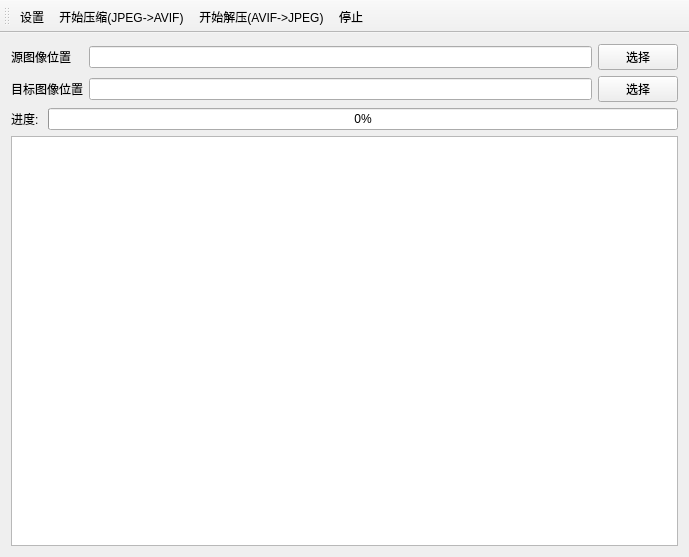
<?xml version="1.0" encoding="UTF-8"?>
<ui version="4.0">
 <class>MainWindow</class>
 <widget class="QMainWindow" name="MainWindow">
  <property name="geometry">
   <rect>
    <x>0</x>
    <y>0</y>
    <width>689</width>
    <height>557</height>
   </rect>
  </property>
  <property name="baseSize">
   <size>
    <width>700</width>
    <height>600</height>
   </size>
  </property>
  <property name="windowTitle">
   <string>图像格式批量转换</string>
  </property>
  <widget class="QWidget" name="centralWidget">
   <layout class="QVBoxLayout" name="verticalLayout">
    <item>
     <layout class="QGridLayout" name="gridLayout">
      <property name="topMargin">
       <number>0</number>
      </property>
      <item row="0" column="0">
       <widget class="QLabel" name="label">
        <property name="text">
         <string>源图像位置</string>
        </property>
       </widget>
      </item>
      <item row="0" column="2">
       <widget class="QPushButton" name="btnSourceSelect">
        <property name="text">
         <string>选择</string>
        </property>
       </widget>
      </item>
      <item row="0" column="1">
       <widget class="QLineEdit" name="lESrcLoc"/>
      </item>
      <item row="1" column="0">
       <widget class="QLabel" name="label_2">
        <property name="text">
         <string>目标图像位置</string>
        </property>
       </widget>
      </item>
      <item row="1" column="1">
       <widget class="QLineEdit" name="lEDstLoc"/>
      </item>
      <item row="1" column="2">
       <widget class="QPushButton" name="btnDestSelect">
        <property name="text">
         <string>选择</string>
        </property>
       </widget>
      </item>
     </layout>
    </item>
    <item>
     <layout class="QHBoxLayout" name="horizontalLayout_3">
      <property name="topMargin">
       <number>0</number>
      </property>
      <item>
       <widget class="QLabel" name="label_3">
        <property name="text">
         <string>进度: </string>
        </property>
       </widget>
      </item>
      <item>
       <widget class="QProgressBar" name="progressBar">
        <property name="value">
         <number>0</number>
        </property>
       </widget>
      </item>
     </layout>
    </item>
    <item>
     <widget class="QListWidget" name="listTerm"/>
    </item>
   </layout>
  </widget>
  <widget class="QToolBar" name="toolBar">
   <property name="windowTitle">
    <string>toolBar</string>
   </property>
   <attribute name="toolBarArea">
    <enum>TopToolBarArea</enum>
   </attribute>
   <attribute name="toolBarBreak">
    <bool>false</bool>
   </attribute>
   <addaction name="actionSettingsP"/>
   <addaction name="actionStartJpegToAvif"/>
   <addaction name="actionStartAvifToJpeg"/>
   <addaction name="actionStop"/>
  </widget>
  <action name="actionSettingsP">
   <property name="text">
    <string>设置</string>
   </property>
  </action>
  <action name="actionStartJpegToAvif">
   <property name="text">
    <string>开始压缩(JPEG-&gt;AVIF)</string>
   </property>
  </action>
  <action name="actionStartAvifToJpeg">
   <property name="text">
    <string>开始解压(AVIF-&gt;JPEG)</string>
   </property>
   <property name="toolTip">
    <string>开始解压(AVIF-&gt;JPEG)</string>
   </property>
  </action>
  <action name="actionStop">
   <property name="text">
    <string>停止</string>
   </property>
  </action>
 </widget>
 <layoutdefault spacing="6" margin="11"/>
 <resources/>
 <connections/>
</ui>
